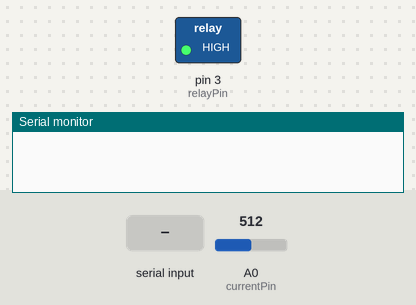
Bench run of a sketch on a simulated Arduino Uno, built with avr-gcc and run on an emulated ATmega328P. Shown: switched loads named in the sketch (green lamp = pin HIGH), the last lines printed to the serial monitor. The test bench sets the inputs (shaded band); at power-on: A0 (currentPin) = 512.

Above: at 3.2 s.
3.3 s: "A" received over Serial
At 4.0 s:
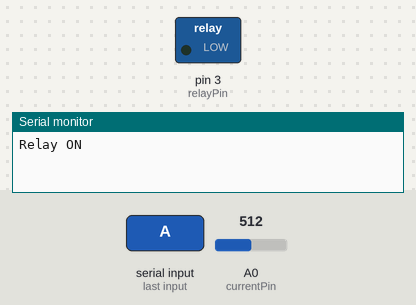
5.2 s: "B" received over Serial
At 6.2 s:
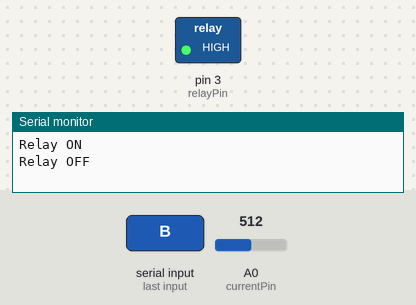
Timing chart, 0 to 8.2 s (numbered marks = the images above; inputs shaded):
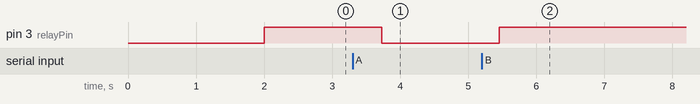

Measured:
- after the input at 3.3 s, pin 3 (relayPin): HIGH → LOW after 0.43 s
- after the input at 5.2 s, pin 3 (relayPin): LOW → HIGH after 0.25 s

The sketch:

arduino.ino
```cpp
#include <SoftwareSerial.h>
#include <math.h>

SoftwareSerial mySerial(10, 11); // RX, TX

const int relayPin = 3;
const int currentPin = A0;
const float calibrationFactor = 30.0;
const int sampleCount = 1000;
const float voltage = 230.0;
const float currentThreshold = 0.05; // Ignore small currents
unsigned long previousMillis = 0;
float totalEnergy = 0.0;

void setup() {
    Serial.begin(9600);
    mySerial.begin(9600);
    delay(2000); // Allow serial monitor to initialize

    pinMode(relayPin, OUTPUT);
    digitalWrite(relayPin, HIGH);  // Start with relay OFF (assuming active-low)
}

void loop() {
    // Handle Serial commands for relay control
    if (Serial.available() > 0) {
        char command = Serial.read();
        switch (command) {
            case 'A':
                digitalWrite(relayPin, LOW); // Turn relay ON
                Serial.println("Relay ON");
                break;
            case 'B':
                digitalWrite(relayPin, HIGH); // Turn relay OFF
                Serial.println("Relay OFF");
                break;
        }
    }

    // Read and calculate RMS current
    float total = 0;
    for (int i = 0; i < sampleCount; i++) {
        int analogValue = analogRead(currentPin);
        float voltageReading = analogValue * (5.0 / 1023.0);
        float adjustedVoltage = voltageReading - 2.5;
        total += adjustedVoltage * adjustedVoltage;
        delayMicroseconds(500);
    }

    float rmsVoltage = sqrt(total / sampleCount);
    float rmsCurrent = ((rmsVoltage * calibrationFactor) / 15.0);

    // Ignore small currents (noise)
    if (rmsCurrent < currentThreshold) {
        rmsCurrent = 0.0;
    }

    float power = voltage * rmsCurrent;

    unsigned long currentMillis = millis();
    float elapsedTimeHours = (currentMillis - previousMillis) / 3600000.0;
    previousMillis = currentMillis;

    // Only update energy when relay is ON
    if (digitalRead(relayPin) == LOW) {
        totalEnergy += power * elapsedTimeHours;
    }

    float unitsConsumed = totalEnergy / 1000.0;

    // Send data to ESP8266 in JSON format
    String jsonData = "{";
    jsonData += "\"rmsCurrent\":" + String(rmsCurrent, 3) + ",";
    jsonData += "\"power\":" + String(power, 3) + ",";
    jsonData += "\"totalEnergy\":" + String(totalEnergy, 3) + ",";
    jsonData += "\"unitsConsumed\":" + String(unitsConsumed, 3);
    jsonData += "}";

    mySerial.println(jsonData);

    delay(1000);
}
```
